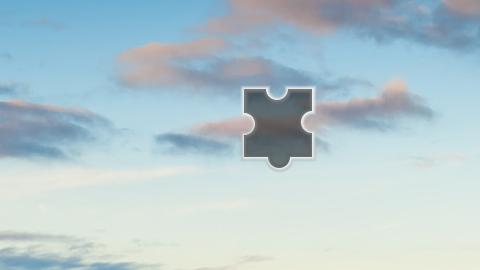
#> input picture readme_images/缺口1.jpg, 480 x 270 px
$ python find_gap.py
#> lines starting #> are read from the running program, lines starting #| are printed output that depends on the picture
#!/usr/bin/python
# -*- coding: UTF-8 -*-
"""
寻找缺口的脚本，有一定失败几率
"""
from PIL import Image, ImageDraw
import matplotlib.pyplot as plt


def get_position(image):
    image = image.resize((280, 158))  # 修改为页面上的尺寸页面上的尺寸
    image = image.convert('L')
    yuzhi = 150
    yuzhi2 = 40
    ll = 10
    for i in range(55, image.size[0] - 20):  # 260   range(55, 264)
        for j in range(0, image.size[1] - 20):  # 160   range(0, 140)
            flag = True
            # 如果两列像素附近的色差大于40且像素点灰度大于150，说明有可能是缺口的地方
            # 如果两列像素附近色差小于40说明不是缺口的地方
            for l in range(0, ll):  # range(0, 10)
                # print((i, j), (i + 1, j + l))
                # print(image.getpixel((i, j)), image.getpixel((i + 1, j + l)))
                pixel = image.getpixel((i, j)) - image.getpixel((i + 1, j + l))
                if pixel < yuzhi2:
                    flag = False
                # pixel = image.getpixel((i - l, j))
                # if pixel<yuzhi:
                #     flag=False
            # 如果像素灰度值小于150，说明不是缺口的地方
            for l in range(0, ll):
                # print((i, j + l))
                pixel = image.getpixel((i, j + l))
                if pixel < yuzhi:
                    flag = False

            if flag:
                # cropedimage = image.crop((i, j, i + 30, j + 30))
                return i - 7


def draw(img, result):
    draw = ImageDraw.Draw(img)
    a, b, c, d = result
    print(a, b, c, d)

    draw.line([(a, b), (a, d)], fill="red")
    draw.line([(a, d), (c, d)], fill="red")
    draw.line([(c, d), (c, b)], fill="red")
    draw.line([(c, b), (a, b)], fill="red")

    plt.imshow(img)
    plt.show()
    img.save("../readme_images/缺口2.jpg")


def main():
    img = Image.open("../readme_images/缺口1.jpg")
#> img is the input picture: PIL image 480x270 RGB; mean R, G, B 179, 199.8, 206.6
    r = get_position(img)
#> in get_position, `image = image.convert('L')`:
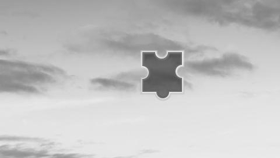
#> image: PIL image 280x158 L; min 79, max 236, mean 194.4
#> r = 134
    print(r)
#| 134
    result = [r, 0, r+8*2, 158]
#> result = [134, 0, 150, 158]
    draw(img, result)
#> in draw, `a, b, c, d = result`: a = 134; b = 0; c = 150; d = 158
#| 134 0 150 158
#> in draw, `plt.show()`:
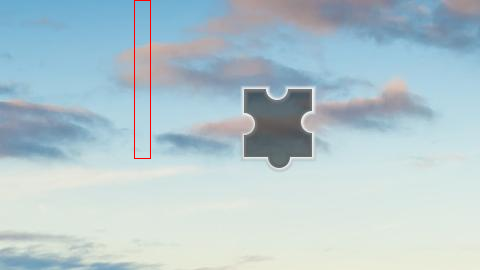
#> shown: shape (270, 480, 3); mean R, G, B 179.3, 199.3, 206.1


if __name__ == '__main__':
    main()
